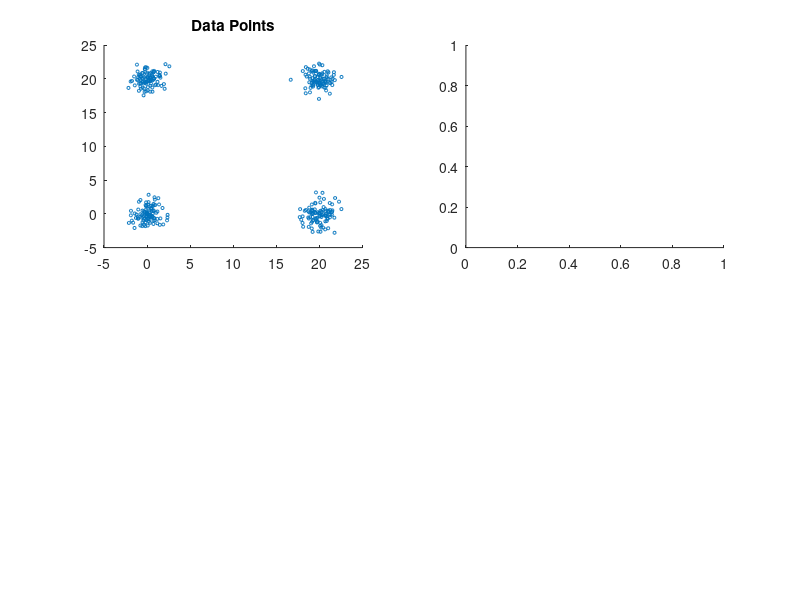

Reproduce this figure in MATLAB. (Note: this script raises an error after producing the figure.)
close all
clear all

clc

rng('default');

%% Create a set of vertices (4 clusters)
numPts=100;
pts=[randn(numPts,2) ; [randn(numPts,1)+20,randn(numPts,1)+20] ; [randn(numPts,1),randn(numPts,1)+20] ; [randn(numPts,1)+20,randn(numPts,1)]];

%% Create the edge-weighted graph (affinity matrix)
D=pdist(pts); %all the pairwise distances
sigma=3*var(D); %an heuristic to tune sigma
A=squareform(exp(-D./sigma)); %compute the affinity matrix of the graph as a Gaussian Kernel

A=A.*not(eye(size(A))); %no self-loop, set the diagonal to zero IMPORTANT !

%% Plot the clusters obtained by the different dynamical systems with default parameters.
figure;
subplot(2,2,1);
scatter(pts(:,1),pts(:,2),5);
title('Data Points');

subplot(2,2,2);
fprintf('Extracting clusters with Replicator Dynamics...');
tt=tic();
[C]=dominantset(A,[],[],[],[],0);
tt=toc(tt);
fprintf(['done ! (' num2str(tt) ' sec)\n']);
gscatter(pts(:,1),pts(:,2),C);
title(['Replicator Dynamics (#' num2str(numel(unique(C))) ' DS)']);

subplot(2,2,4);
fprintf('Extracting clusters with Exponential Replicator Dynamics...');
kappa=10;
tt=tic();
[C]=dominantset(A,[],[],[],[],2,kappa);
tt=toc(tt);
fprintf(['done ! (' num2str(tt) ' sec)\n']);
gscatter(pts(:,1),pts(:,2),C);
title(['Exponential Replicator Dynamics (#' num2str(numel(unique(C))) ' DS)']);

subplot(2,2,3);
fprintf('Extracting clusters with Infection-Immunization...');
tt=tic();
[C,stat]=dominantset(A,[],[],[],[],1);
tt=toc(tt);
fprintf(['done ! (' num2str(tt) ' sec)\n']);
gscatter(pts(:,1),pts(:,2),C);
title(['Infection Immunization (#' num2str(numel(unique(C))) ' DS)']);

